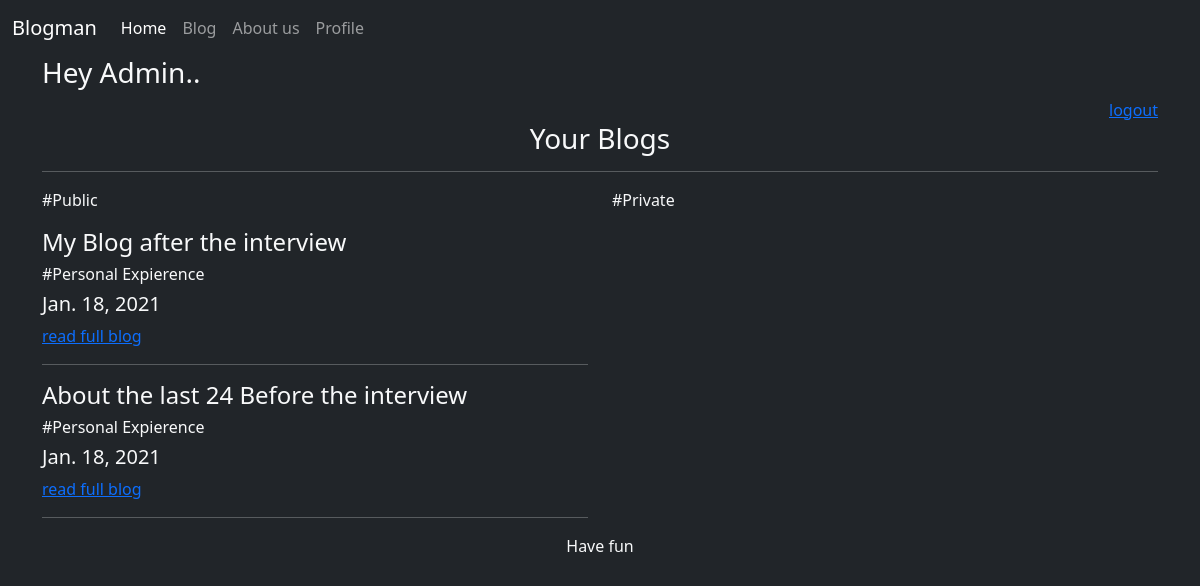
Before: /profilepage (signed in) with the older database file.
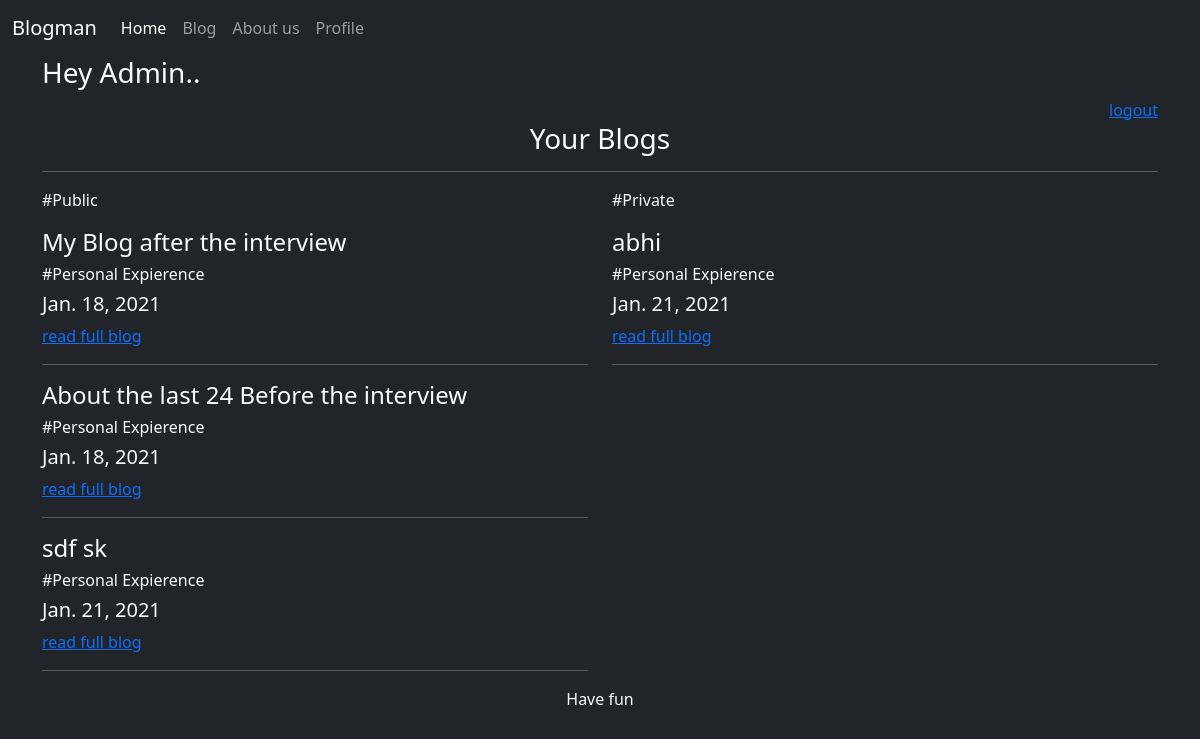
After: the same page with the newer database file.
### blogs/models.py (models this page shows, shortened)
class Blog(models.Model):
	genre_type = [
		("Science and Technology","Science and Technology"),
		("Literature","Literature"),
		("Action","Action"),
		("Personal Expierence","Personal Expierence"),
	]
	author = models.CharField(max_length=30)
	title  = models.CharField(max_length=30)
	genre  = models.CharField(max_length = 30, blank = True, null = True, choices=genre_type)
	content= models.TextField(blank = False)
	date   = models.DateField(blank= False, auto_now=True)
	private= models.BooleanField(default= False)

### blogs/views.py (the view)
# urls.py: path('profilepage',blog_views.profile,name="profile"),
@login_required
def profile(request, *agrs, **kwargs):
	obj = Blog.objects.filter(author= request.user.username)
	context={
		"Public_blogs":obj.filter(private=False),
		"Private_blogs":obj.filter(private=True)
	}
	return render(request, 'profile.html', context)

### templates/profile.html
{%extends 'Base.html'%}
{%block body%}
	<div class="container">
		<h3>Hey {{request.user|capfirst}}..</h3>
		<a style="float: right" href="/logout">logout</a>
		<br>
		<center><h3> Your Blogs </h3></center>
		<hr>
		<div class="row">
			<div class="col-sm">
				<p>#Public</p>
				{%for blog in Public_blogs%}
					<div class="my-3">
						<h4>{{blog.title}}</h4>
						<h6>#{{blog.genre}}</h6>
						<h5>{{blog.date}}</h5>
						<a href="#">read full blog</a>
						<hr>
					</div>
				{%endfor%}
			</div>
			<div class="col-sm">
				<p>#Private</p>
				{%for blog in Private_blogs%}
					<div class="my-3">
						<h4>{{blog.title}}</h4>
						<h6>#{{blog.genre}}</h6>
						<h5>{{blog.date}}</h5>
						<a href="#">read full blog</a>
						<hr>
					</div>
				{%endfor%}
			</div>
		</div>
	</div>
{%endblock body%}

Changed rows visible on the page:
added Blog: title "sdf sk", genre "Personal Expierence", date "Jan. 21, 2021", shown under "Your Blogs"
added Blog: title "abhi", genre "Personal Expierence", date "Jan. 21, 2021"
